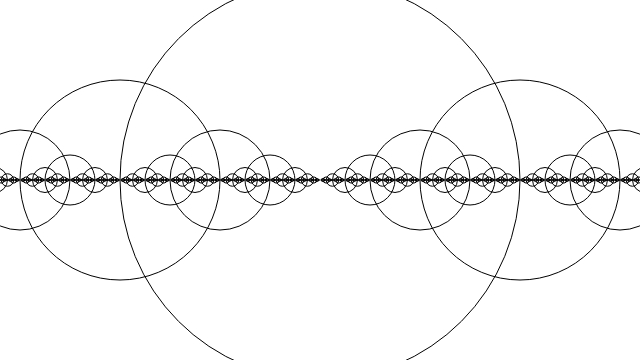
Frame 1 (no input)
Frame 2 (the mouse pressed at the canvas centre, redrawn once): identical to frame 1, image omitted

The p5.js sketch that drew this single still picture (run headless with seeded random() and noise() and a simulated clock; the mouse was pressed at the canvas centre and the sketch redrawn once):

// p5.js sketch
// ── sketch.js
function setup() {
  createCanvas(640, 360);
}

function draw() {
  background(255);
  drawCircle(width / 2, height / 2, 400);
  noLoop();
}

function drawCircle(x, y, diameter) {
  stroke(0);
  strokeWeight(1);
  noFill();
  ellipse(x, y, diameter, diameter);
  if (diameter > 2) {
    drawCircle(x + diameter / 2, y, diameter / 2);
    drawCircle(x - diameter / 2, y, diameter / 2);
  }
}
